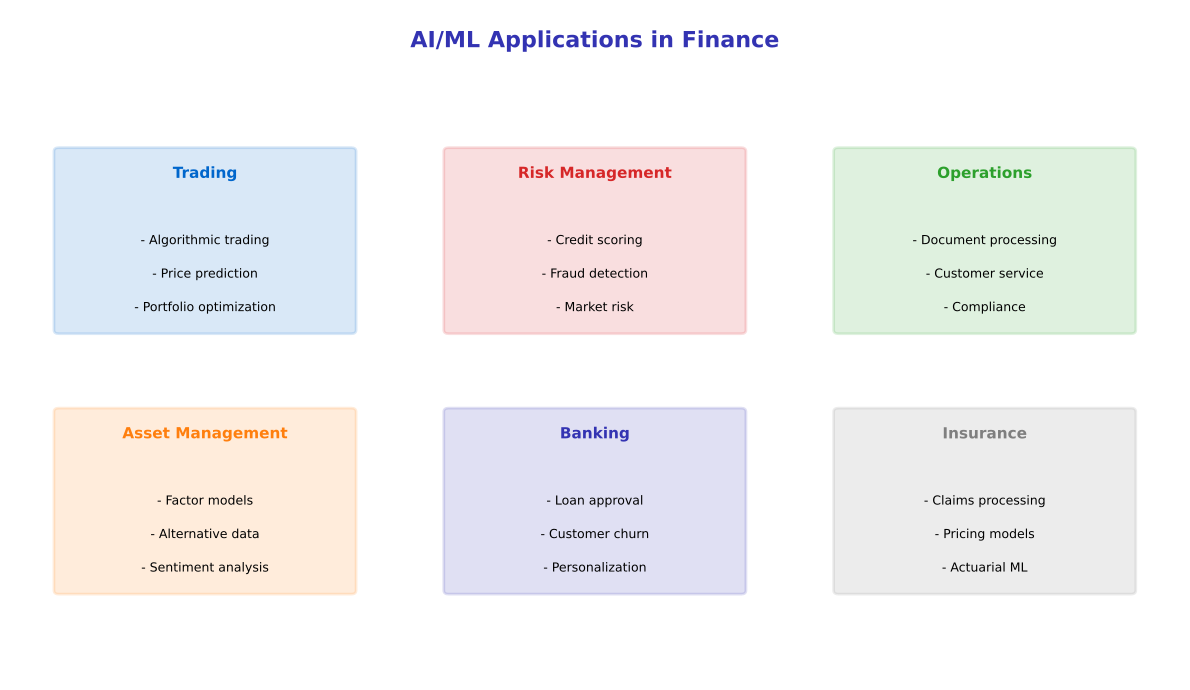

The Python source for this figure:
CHART_METADATA = {
    'title': 'AI Applications Finance',
    'url': 'https://github.com/QuantLet/neural-networks-introduction/tree/main/ai_applications_finance'
}

import matplotlib.pyplot as plt
import matplotlib.patches as mpatches
import numpy as np

# Color palette
mlpurple = '#3333B2'
mlblue = '#0066CC'
mlorange = '#FF7F0E'
mlgreen = '#2CA02C'
mlred = '#D62728'
mlgray = '#7F7F7F'

fig, ax = plt.subplots(1, 1, figsize=(12, 7))
ax.set_xlim(0, 12)
ax.set_ylim(0, 9)
ax.axis('off')

ax.text(6, 8.5, 'AI/ML Applications in Finance', fontsize=16, fontweight='bold', ha='center', color=mlpurple)

# Application boxes
apps = [
    (2, 6, 'Trading', ['Algorithmic trading', 'Price prediction', 'Portfolio optimization'], mlblue),
    (6, 6, 'Risk Management', ['Credit scoring', 'Fraud detection', 'Market risk'], mlred),
    (10, 6, 'Operations', ['Document processing', 'Customer service', 'Compliance'], mlgreen),
    (2, 2.5, 'Asset Management', ['Factor models', 'Alternative data', 'Sentiment analysis'], mlorange),
    (6, 2.5, 'Banking', ['Loan approval', 'Customer churn', 'Personalization'], mlpurple),
    (10, 2.5, 'Insurance', ['Claims processing', 'Pricing models', 'Actuarial ML'], mlgray),
]

for x, y, title, items, color in apps:
    rect = mpatches.FancyBboxPatch((x-1.5, y-1.3), 3, 2.4, boxstyle="round,pad=0.05",
                                    facecolor=color, alpha=0.15, edgecolor=color, lw=2)
    ax.add_patch(rect)
    ax.text(x, y+0.8, title, ha='center', va='center', fontsize=11, fontweight='bold', color=color)
    for i, item in enumerate(items):
        ax.text(x, y - 0.1 - i*0.45, f'- {item}', ha='center', va='center', fontsize=9)

plt.tight_layout()
plt.savefig('ai_applications_finance.pdf', bbox_inches='tight', dpi=300)
plt.savefig('ai_applications_finance.png', bbox_inches='tight', dpi=300)
plt.close()
print("Generated: ai_applications_finance.pdf")
